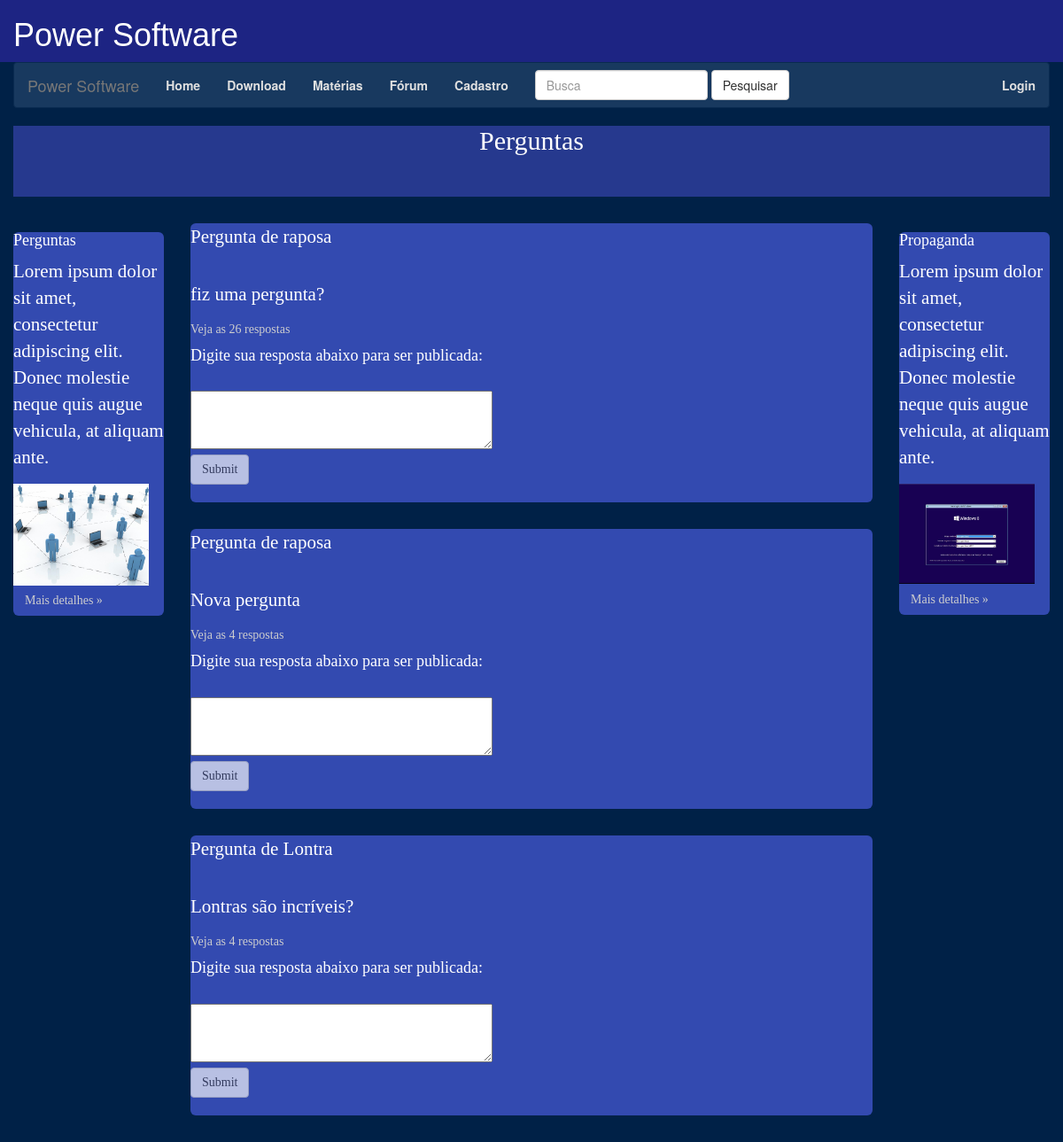
/forum.php, run on the app's committed database.
### tables this page shows
CREATE TABLE `user` (
  `id_user` int(11) NOT NULL,
  `nome` varchar(60) NOT NULL,
  `email` varchar(60) NOT NULL,
  `senha` varchar(60) NOT NULL,
  `tipo_user_fk` int(3) NOT NULL
);

CREATE TABLE `pergunta` (
  `id_pergunta` int(11) NOT NULL,
  `conteudo_pergunta` varchar(200) NOT NULL,
  `id_user_fk` int(11) NOT NULL
);

### forum.php (the view, shortened to what this page needs)
<!DOCTYPE html>
<html lang="en">
  <head>
    <link href="css/bootstrap.min.css" rel="stylesheet">
    <link href="css/style.css" rel="stylesheet">
    <link href="css/meucss.css" rel="stylesheet">
  </head>
  <body>
    <div class="container-fluid">
		<div class="row">
		<div class="col-md-12"  id="titulo">
		<h1>Power Software</h1>
		</div>
	</div>
	<div class="row">
		<div class="col-md-12">
			<nav class="navbar navbar-default" role="navigation">
				<div class="navbar-header">
					 <a class="navbar-brand" href="index.php">Power Software</a>
				</div>
				<div class="collapse navbar-collapse" id="bs-example-navbar-collapse-1">
					<ul class="nav navbar-nav">
						<li>
							<a href="index.php">Home</a>
						</li>
								<li>
									<a href="download.php">Download</a>
								</li>
								<li>
									<a href="materias.php">Matérias</a>
								</li>
								<li>
									<a href="forum.php">Fórum</a>
								</li>
								<li>
							<?php
				if(isset($_SESSION['email'])){
						echo("<p></p>");
					}else{
						echo("<a href='cadastro.php'>Cadastro</a>");
						}
						?>
								</li>
							</ul>
					<form class="navbar-form navbar-left" role="search">
						<div class="form-group">
							<input type="text" class="form-control" placeholder="Busca">
						</div>
						<button type="submit" class="btn btn-default">
							Pesquisar
						</button>
					</form>
					<ul class="nav navbar-nav navbar-right">
						<li>
							<?php
									if(isset($_SESSION['senha'])== TRUE){
										if($_SESSION['user_type']==1){
											echo("<a href='tela_user_adm.php'>User</a>");
										}else{
										echo("<a href='tela_user.php'>User</a>");
									}
									}else{
										echo("<a href='login.php'>Login</a>");
									}
									?>
								</li>
				</div>
			</nav>
			<div class="jumbotron" id="texto">
				<h2>
					Perguntas
				</h2>
			</div>
		</div>
	</div>
	<div class="row">
		<div class="col-md-2">
			<div class="jumbotron">
				<h4>
					Perguntas
				</h4>
				<p>
					Lorem ipsum dolor sit amet, consectetur adipiscing elit. Donec molestie neque quis augue vehicula, at aliquam ante.
				</p>
					<div class="post-content">
						<img src="img/redes.jpg">
					</div>
				<p>
					<a class="btn" href="materias.php">Mais detalhes »</a>
				</p>
			</div>
		</div>
		<div class="col-md-8">
				<?php
				require_once("conexao.php");
					$consultaPergunta = mysqli_query($conexao, "SELECT * FROM pergunta");
					if (!$consultaPergunta) {
						$erro = mysqli_error($conexao);
						echo("$erro");
					}
					else
					{
						while ($row = mysqli_fetch_array($consultaPergunta, MYSQL_ASSOC)){
							$sqlUser = mysqli_query($conexao, 'SELECT * FROM user WHERE id_user = '.$row["id_user_fk"]);
							while ($rowUser = mysqli_fetch_array($sqlUser, MYSQL_ASSOC))
							{
								echo("<div class='jumbotron'>");
								echo ("<p>Pergunta de ".$rowUser["nome"]."</p> <br> <p>".$row['conteudo_pergunta']."</p>");
								$sqlRespostas = mysqli_query($conexao, 'SELECT count(distinct(id_resposta)), id_pergunta  FROM resposta, pergunta WHERE id_pergunta = id_pergunta_fk AND id_pergunta_fk = '.$row["id_pergunta"]);
								while ($rowResposta = mysqli_fetch_array($sqlRespostas, MYSQL_ASSOC))
								{
									echo("<a href='respostas.php?id_pergunta=".$rowResposta['id_pergunta']."'>Veja as ".$rowResposta['count(distinct(id_resposta))']." respostas</a>");
								}
								echo("<div class='fir'>
								<form action='processar_resposta.php' id='enviarResposta' method='post'>
								<h4 class='f'>Digite sua resposta abaixo para ser publicada:</h4></br>
								<textarea name='res' rows='3' cols='40' form='enviarResposta'></textarea></br>
								<input type='hidden' name='user_id' value='".$row["id_user_fk"]."'>
								<input type='hidden' name='pergunta_id' value='".$row["id_pergunta"]."'>
								<input type='submit' class='btn btn-default' disabled/>
								</form></br>
								</div>");
								echo("</div>");
							}
						}
					}
				?>
		</div>
		<div class="col-md-2">
			<div class="jumbotron">
				<h4>
					Propaganda
				</h4>
				<p>
					Lorem ipsum dolor sit amet, consectetur adipiscing elit. Donec molestie neque quis augue vehicula, at aliquam ante.
				</p>
				<div class="post-content">
						<img src="img/17.jpg">
				</div>
				<p>
					<a class="btn" href="materias.php">Mais detalhes »</a>
				</p>
		</div>
	</div>
</div>
  </body>
</html>

### css/meucss.css (style rules this page uses)
.f { color:#FFFFFF }
.fir { color:#000000; }
#titulo { font-family: Arial; background-color:#1D2483; color:white; }
#texto { text-align: center; }
body { background-color:#1446B0; }
.row { background-color:#002147; }
.jumbotron { background-color:#334AB0; color: white; font-family: "Urban Elegance Bold"; padding: 0px !important; width: auto; height: auto; }
.post-content { max-width:90%; }
.post-content img { max-width:100% ; }
.jumbotron a { color:#cecece; }
.jumbotron > h2 { background-color:#26398e; text-align:center; height:80px; //margin:-60px; }
.navbar-default { background-color: #18395F; border-color: #092A50; }
.navbar-default .navbar-nav>li>a:focus, .navbar-default .navbar-nav>li>a { color: #E0E0E0; background-color: transparent; font-weight:bold; }

### data on the page
pergunta: conteudo_pergunta "fiz uma pergunta?", count "26"
user: nome "raposa"
pergunta: conteudo_pergunta "Nova pergunta", count "4"
pergunta: conteudo_pergunta "Lontras são incríveis?", count "4"
user: nome "Lontra"
